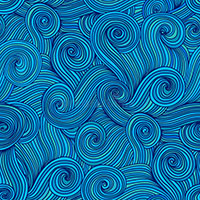
%> input picture UFRN/AulasPDI/PDI/Aulas/Revisao prv1/textura.jpg, 200 x 200 px
$ octave fonteRevisao.m   (GNU Octave 9; MATLAB toolbox functions it lacks are replaced by stand-ins)
%> lines starting %> are read from the running program, lines starting %| are printed output that depends on the picture
pkg load image

clear all
close all

escreverSaida = 'E:\EAJ\2019\PDI\Aulas\Revisao prv1\Saida.jpg';
im = imread('E:\EAJ\2019\PDI\Aulas\Revisao prv1\textura.jpg');
%> im is the input picture: size 200x200x3 uint8; mean R, G, B 12.7, 112.4, 164.6
mas = imread('E:\EAJ\2019\PDI\Aulas\Revisao prv1\mascara.jpg');
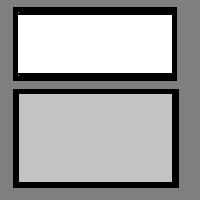
%> input picture UFRN/AulasPDI/PDI/Aulas/Revisao prv1/mascara.jpg, 200 x 200 px
%> mas is the input picture: size 200x200x3 uint8; min 0, max 255, mean 158.9
text = imread('E:\EAJ\2019\PDI\Aulas\Revisao prv1\listras.jpg');
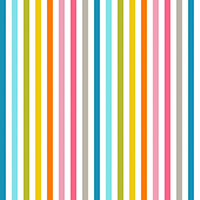
%> input picture UFRN/AulasPDI/PDI/Aulas/Revisao prv1/listras.jpg, 200 x 200 px
%> text is the input picture: size 200x200x3 uint8; mean R, G, B 214.4, 207.2, 187.1
% [9 lines of commented-out code are left out]
cor = [160; 80; 240]; %vetor de posi珲es da m醩cara para aplica玢o das opera珲es

%limiariza玢o da m醩cara
masBW = mas;
for i=1:size(mas,1)
  for j=1:size(mas,2)
    if (mas(i,j)<=50) %bordas das figuras
      masBW(i,j) = 0;
    else
      if (mas(i,j)>=110 && mas(i,j)<140) %fundo
        masBW(i,j) = 120;
      else
        if (mas(i,j)>=140 && mas(i,j)<220) %fig2
          masBW(i,j) = 160;
        else
          masBW(i,j) = 240; %fig3
        end
      end
    end
  end
end
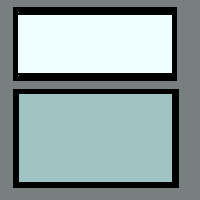
%> masBW: size 200x200x3 uint8; mean R, G, B 141.7, 158.9, 158.9
figure('Name','Mascara BW')
imshow(masBW)

%transforma玢o geom閠rica - giro 90o anti-hor醨io
nova1 = im;
for i=1:size(mas,1)
  for j=1:size(mas,2)
    nova1(i,j,:) = im(j,i,:);
  end
end
figure('Name','Transforma玢o geom閠rica')
imshow(nova1)

%inserindo molduras internas pretas
for i=1:size(mas,1)
  for j=1:size(mas,2)
    if (masBW(i,j)==0) %bordas das figuras
      nova1(i,j,:) = 0;
    end
  end
end
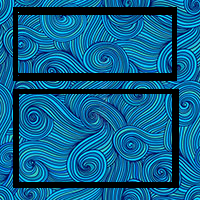
%> nova1: size 200x200x3 uint8; mean R, G, B 10.8, 95.4, 139.3

% Negativo
nova2 = nova1;
for i=1:size(mas,1)
  for j=1:size(mas,2)
    if(masBW(i,j)==cor(1))
      nova2(i,j,:) = 255-text(i,j,:);
    end
  end
end
figure('Name','Transforma玢o com conjuntos')
imshow(nova2)


%transforma玢o ponto a ponto - moldura cima com escurecimento
nova3 = nova2;
for i=1:size(mas,1)
  for j=1:size(mas,2)
    if ((i<=20))
      nova3(i,j,:) = nova2(i,j,:)*0.7;
    end
  end
end
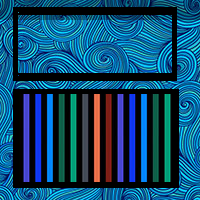
%> nova3: size 200x200x3 uint8; mean R, G, B 15.3, 72.4, 107.6
figure('Name','opera玢o ponto a ponto')
imshow(nova3)

%sobreposi玢o
nova4 = nova3;
for i=1:size(mas,1)
  for j=1:size(mas,2)
    if(masBW(i,j)==cor(3))
      nova4(i,j,:) = text(i,j,:);
    end
  end
end
figure('Name','Sobreposi玢o')
imshow(nova4)

%ASSINATURA
ass = imread('E:\EAJ\2019\PDI\Aulas\Revisao prv1\ass.jpg');
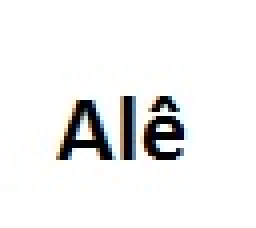
%> input picture UFRN/AulasPDI/PDI/Aulas/Revisao prv1/ass.jpg, 64 x 57 px (shown 4 times larger)
%> ass is the input picture: size 57x64x3 uint8; mean R, G, B 238.8, 239, 238.8
figure('Name','Assinatura')
imshow(ass)
nova5 = nova4;
x=1;
y=1;
for i=(size(mas,1)-size(ass,1)+1):size(mas,1)
  y=1;
  for j=(size(mas,2)-size(ass,2)+1):size(mas,2)
    if(ass(x,y,1)<126)
      nova5(i,j,:) = 1;
    end
    y++;
  end
  x++;
end
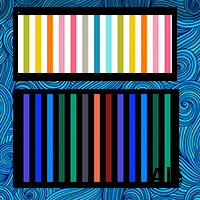
%> nova5: size 200x200x3 uint8; mean R, G, B 63.4, 93, 110.6
figure('Name','Assinada')
imshow(nova5)
